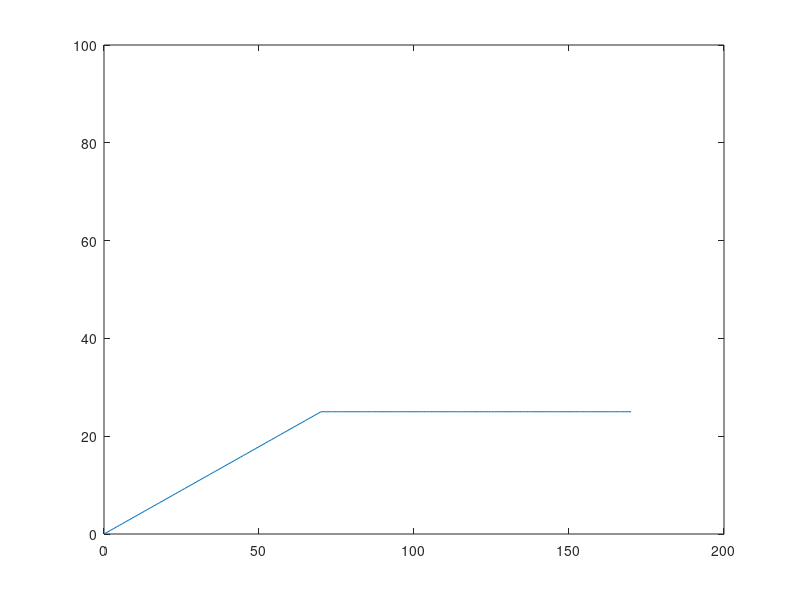

MATLAB code to generate this figure:
clear all
close all

max = 25

d = 70

k = max / d


%size
%lenght
%ones
%Dessa är metoder för att testa matricer

%Första intervallet
x1 = 0:1:d
y1 = k*x1

%Andra intervallet
x2 = d:1:d + 100
y2 = ones(1, length(x2)) * max


x = [x1 x2]
y =[y1 y2]


%Plottar y som en function av x , y=f(x)
plot(x, y)

axis([0 200 0 100])